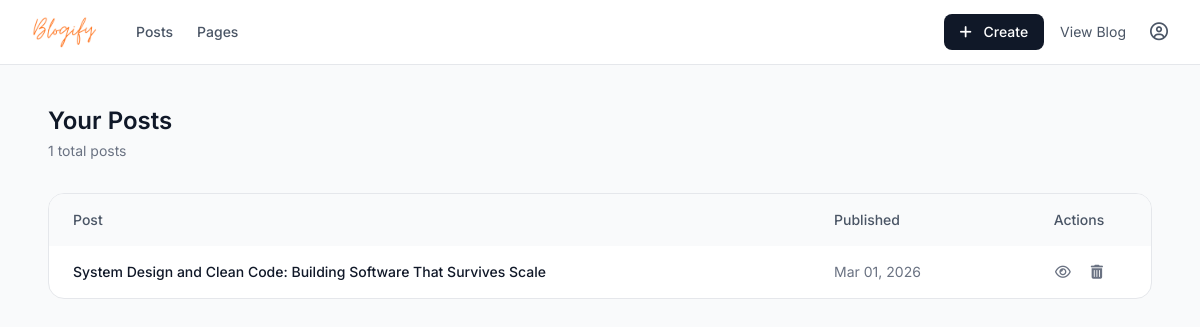
Screenshot of /dashboard/ (signed in) with the database file from the repository.
### main/models.py (models this page shows, shortened)
class Post(models.Model):
    title = models.CharField(max_length=150)
    content = RichTextUploadingField()
    date = models.DateField(auto_now=True)
    category = models.ManyToManyField(Category)
    author = models.ForeignKey(Author,on_delete=models.CASCADE)
    slug = models.SlugField(unique=True,max_length=50,blank=True)

### main/views.py (the view)
# urls.py: path("dashboard/",views.dashboard,name="dashboard"),
@login_required
def dashboard(request):
    user = request.user
    author = get_object_or_404(Author,user=user)
    posts = Post.objects.filter(author=author)
    context = {
        "user" : user,
        "author" : author,
        "posts" : posts,
    }
    return render(request,"dashboard/index.html",context)

### main/templates/dashboard/index.html (shortened to what this page needs)
{% extends "dashboard/dashboard-base.html" %}
{% block index-main %}
<div class="max-w-6xl mx-auto px-6 py-10">
  <div class="mb-8">
    <h1 class="text-2xl font-semibold text-gray-900">Your Posts</h1>
    <p class="text-sm text-gray-500 mt-1">{{ posts|length }} total posts</p>
  </div>
  <div class="overflow-hidden rounded-2xl border border-gray-200 bg-white">
    <table class="w-full text-sm">
      <thead class="bg-gray-50 text-gray-600">
        <tr>
          <th class="text-left px-6 py-4 font-medium">Post</th>
          <th class="text-left px-6 py-4 font-medium">Published</th>
          <th class="text-center px-6 py-4 font-medium">Actions</th>
        </tr>
      </thead>
      <tbody class="divide-y divide-gray-100">
        {% for post in posts %}
        <tr class="hover:bg-gray-50 transition">
          <td class="px-6 py-4 font-medium text-gray-900">
            {{ post.title }}
          </td>
          <td class="px-6 py-4 text-gray-500">
            {{ post.date|date:"M d, Y" }}
          </td>
          <td class="px-6 py-4">
            <div class="flex justify-center items-center gap-5">
              <a href="{% url 'single_post' post.slug %}"
                 class="text-gray-500 hover:text-blue-600 transition">
                <i class="fa-regular fa-eye"></i>
              </a>
              <form method="POST" action="{% url 'delete' post.slug %}">
                <button type="submit"
                        onclick="return confirm('Are you sure?')"
                        class="text-gray-500 hover:text-red-600 transition">
                  <i class="fa-solid fa-trash-can"></i>
                </button>
              </form>
            </div>
          </td>
        </tr>
        {% empty %}
        <tr>
          <td colspan="3" class="text-center py-12 text-gray-400">
            No posts created yet.
          </td>
        </tr>
        {% endfor %}
      </tbody>
    </table>
  </div>
</div>
{% endblock index-main %}

### main/static/main.css (style rules this page uses)
* { font-family: Inter; user-select: none; }

### rows the page displays
Post: title "System Design and Clean Code: Building Software That Survives Scale", date "Mar 01, 2026"

### other values shown
{{ posts|length }} "1"
